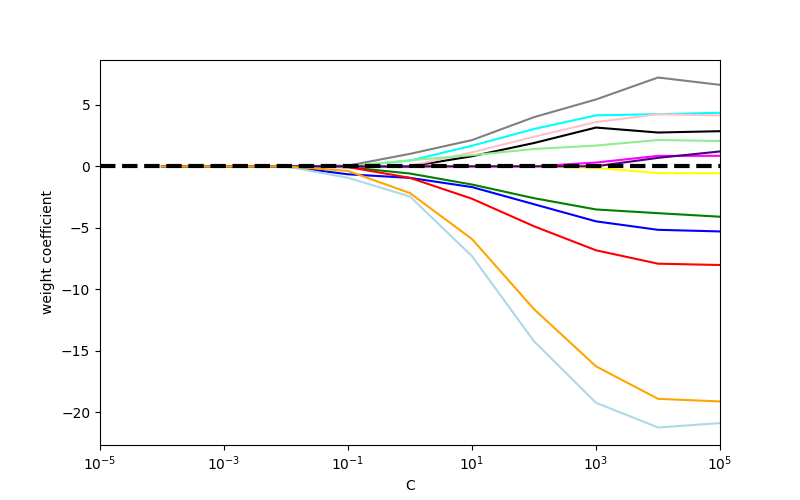

This chart was generated by the following Python code:
from Wine import getWineData, getWineRawData
from sklearn.linear_model import LogisticRegression
import matplotlib
matplotlib.use('Agg')
import matplotlib.pyplot as plt
import numpy as np
import pandas as pd


df_wine = pd.read_csv(
    'https://archive.ics.uci.edu/ml/machine-learning-databases/wine/wine.data',
    header=None
)
# クラスラベルは三種類で使用したブドウによる分類である。
df_wine.columns = ['Class label', 'Alcohol', 'Malic Acid', 'Ash', 'Alcalinty of Ash', 'Magnesium', 'Total phenols',
                   'Flavanoids', 'Nonflavanoid phenols', 'Proanthocyanins', 'Color intensity', 'Hue', 'OD280/OD315 of diluted wines',   'proline']

lr = LogisticRegression(penalty='l', C=0.1)
X_train_std, X_test_std, y_train_std, y_test_std = getWineData()

fig = plt.figure(figsize=(8, 5))
ax = plt.subplot(111)
colors = ['blue', 'green', 'red', 'cyan', 'magenta', 'yellow', 'black',
          'pink', 'lightgreen', 'lightblue', 'gray', 'indigo', 'orange']

weights, params = [], []

for c in np.arange(-4, 6):
    lr = LogisticRegression(penalty='l1', C=10.0**c, random_state=0)
    lr.fit(X_train_std, y_train_std)
    weights.append(lr.coef_[1])
    params.append(10.0**c)

weights = np.array(weights)
for column, color in zip(range(weights.shape[1]), colors):
    plt.plot(params, weights[:, column],
             label=df_wine.columns[column+1], color=color)

plt.axhline(0, color='black', linestyle='--', linewidth=3)
plt.xlim([10**(-5), 10**5])
plt.xlabel('C')
plt.ylabel('weight coefficient')
plt.xscale('log')
plt.legend(loc='upper left')
ax.legend(loc='upper center', bbox_to_anchor=(
    1.38, 1.03), ncol=1, fancybox=True)
plt.savefig('L1Preprocessing.png')
